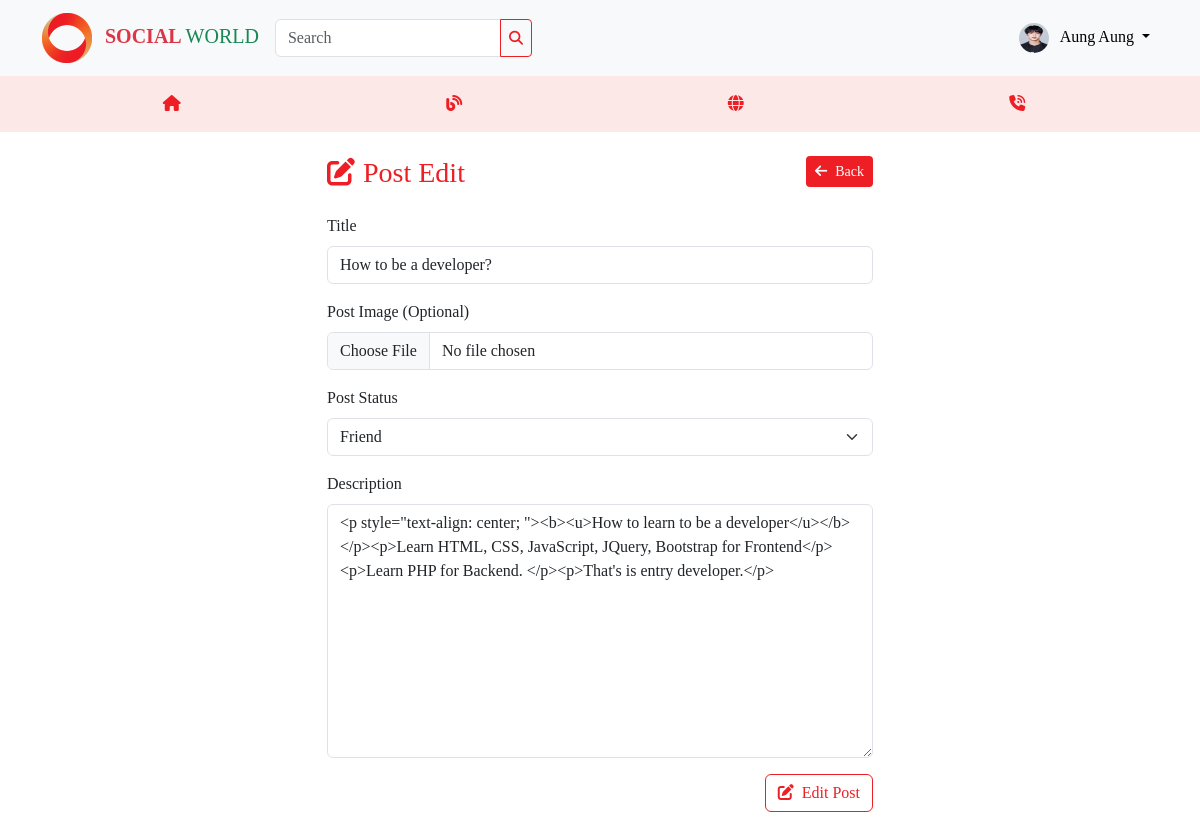
The app's page /index.php?page=postedit&id=6 (signed in) with its own data.
### tables this page shows
CREATE TABLE `posts` (
  `id` int(11) NOT NULL,
  `title` varchar(255) DEFAULT NULL,
  `post_img` varchar(255) DEFAULT NULL,
  `description` longtext DEFAULT NULL,
  `post_status` char(20) DEFAULT 'public',
  `created_by` int(11) DEFAULT NULL,
  `updated_by` int(11) DEFAULT NULL,
  `created_at` timestamp NOT NULL DEFAULT current_timestamp() ON UPDATE current_timestamp(),
  `updated_at` datetime NOT NULL DEFAULT current_timestamp()
);

### app/QueryBuilder.php (called while the page is built, shortened)
<?php
class QueryBuilder{
    private $conn;
    public function __construct($connection){
        $this->conn = $connection;
        return $this->conn;
    }
    public function get($table, $cols, $join, $where){
        $sql = "SELECT $cols FROM $table";
        if($where != null){
            $sql .= " WHERE $where";
        }
        $stmt = $this->conn->prepare($sql);
        $stmt->execute();
        $result = $stmt->fetch(PDO::FETCH_ASSOC);
        return $result;
    }
}
?>

### views/frontend/posts/postedit.php (the view, shortened to what this page needs)
<div class="container mt-4">
    <div class="row">
        <div class="col-md-6 offset-md-3">
            <div class="">
                <h3 class="text-logo mb-4"><i class="fas fa-pen-to-square me-2"></i>Post Edit
                <a href="index.php?page=home" class="btn btn-sm btn-logo float-end"><i class="fas fa-arrow-left me-2"></i>Back</a></h3>
            <form action="./controllers/PostController.php" method="post" enctype="multipart/form-data">
                <div class="mb-3">
                    <label for="title" class="form-label">Title</label>
                    <input type="text" class="form-control" name="title" id="title" placeholder="Enter Post Title:" value="<?= $post['title'] ?>">
                </div>
                <div class="mb-3">
                    <label for="post_img" class="form-label">Post Image (Optional)</label>
                    <input type="file" class="form-control" name="post_img" id="post_img">
                </div>
                <div class="mb-3">
                    <label for="post_status" class="form-label">Post Status</label>
                    <select name="post_status" id="post_status" class="form-select">
                        <option <?php if($post['post_status']=="Friend"){ echo "selected"; } ?> value="Friend">Friend</option>
                    </select>
                </div>
                <div class="mb-3">
                    <label for="description" class="form-label">Description</label>
                    <textarea name="description" id="description" cols="30" rows="10" class="form-control"><?= $post['description'] ?></textarea>
                </div>
                <div class="mb-3 text-end">
                    <button class="btn btn-outline-logo" type="submit"><i class="fas fa-pen-to-square me-2"></i>Edit Post</button>
                </div>
            </form>
            </div>
        </div>
    </div>
</div>

### assets/css/style.css (style rules this page uses)
* { font-family: Cambria, Cochin, Georgia, Times, 'Times New Roman', serif; }
.text-logo { color: #ED1F24; }
.btn-logo { color: #fff; background-color: #ED1F24; }
.btn-outline-logo { color: #ED1F24; border: 1px solid #ED1F24;; }

### records on screen
posts: title "How to be a developer?", post_status "Friend", description "<p style=\"text-align: center; \"><b><u>How to learn to be a developer</u></b></p><p>Learn HTML, CSS, JavaScript, JQuery, Bootstrap for Frontend</p><p>Learn PHP for Backend. </p><p>That's is entry developer.</p>"

### other values on screen
$_SESSION['user']['name'] "Aung Aung"
